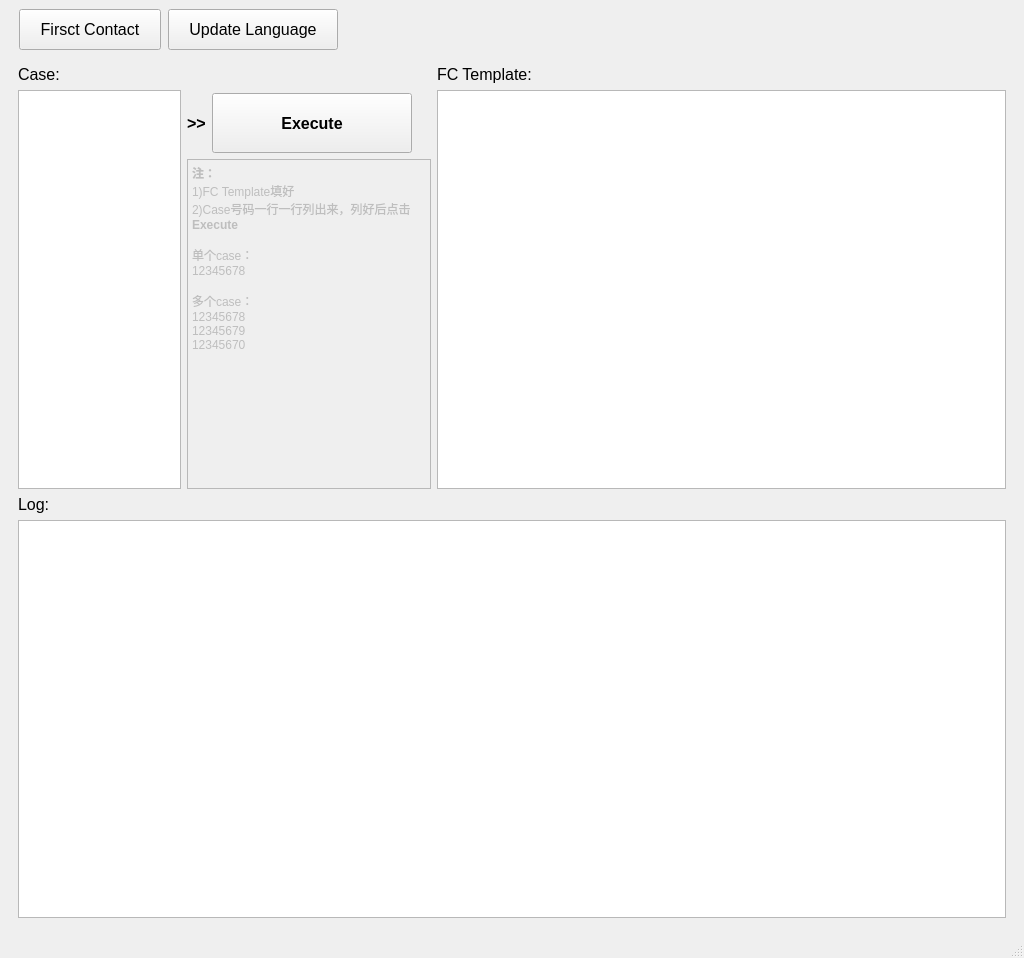
<?xml version="1.0" encoding="UTF-8"?>
<ui version="4.0">
 <class>MainWindow</class>
 <widget class="QMainWindow" name="MainWindow">
  <property name="geometry">
   <rect>
    <x>0</x>
    <y>0</y>
    <width>1024</width>
    <height>958</height>
   </rect>
  </property>
  <property name="windowTitle">
   <string>SFTool 2.2</string>
  </property>
  <widget class="QWidget" name="centralwidget">
   <layout class="QGridLayout" name="gridLayout" rowstretch="1,12">
    <item row="1" column="0">
     <layout class="QHBoxLayout" name="layout_page">
      <item>
       <widget class="QStackedWidget" name="stackedWidget">
        <property name="currentIndex">
         <number>0</number>
        </property>
        <widget class="QWidget" name="page_fc">
         <layout class="QVBoxLayout" name="verticalLayout">
          <item>
           <layout class="QHBoxLayout" name="layout_case_area" stretch="2,3,7">
            <item>
             <layout class="QVBoxLayout" name="layout_caselist">
              <item>
               <widget class="QLabel" name="label_5">
                <property name="font">
                 <font>
                  <pointsize>12</pointsize>
                  <weight>50</weight>
                  <bold>false</bold>
                  <underline>false</underline>
                  <strikeout>false</strikeout>
                  <kerning>true</kerning>
                 </font>
                </property>
                <property name="text">
                 <string>Case:</string>
                </property>
               </widget>
              </item>
              <item>
               <widget class="QPlainTextEdit" name="caselist"/>
              </item>
             </layout>
            </item>
            <item>
             <layout class="QVBoxLayout" name="layout_execute">
              <property name="topMargin">
               <number>28</number>
              </property>
              <item>
               <layout class="QHBoxLayout" name="horizontalLayout_3">
                <item>
                 <widget class="QLabel" name="label_7">
                  <property name="font">
                   <font>
                    <pointsize>12</pointsize>
                    <weight>75</weight>
                    <bold>true</bold>
                   </font>
                  </property>
                  <property name="text">
                   <string>&gt;&gt;</string>
                  </property>
                 </widget>
                </item>
                <item>
                 <widget class="QPushButton" name="executeButton">
                  <property name="minimumSize">
                   <size>
                    <width>200</width>
                    <height>60</height>
                   </size>
                  </property>
                  <property name="font">
                   <font>
                    <pointsize>12</pointsize>
                    <weight>75</weight>
                    <bold>true</bold>
                   </font>
                  </property>
                  <property name="styleSheet">
                   <string notr="true"/>
                  </property>
                  <property name="text">
                   <string>Execute</string>
                  </property>
                 </widget>
                </item>
                <item>
                 <spacer name="horizontalSpacer_2">
                  <property name="orientation">
                   <enum>Qt::Horizontal</enum>
                  </property>
                  <property name="sizeHint" stdset="0">
                   <size>
                    <width>40</width>
                    <height>20</height>
                   </size>
                  </property>
                 </spacer>
                </item>
               </layout>
              </item>
              <item>
               <widget class="QTextBrowser" name="textBrowser_2">
                <property name="enabled">
                 <bool>false</bool>
                </property>
                <property name="html">
                 <string>&lt;!DOCTYPE HTML PUBLIC &quot;-//W3C//DTD HTML 4.0//EN&quot; &quot;http://www.w3.org/TR/REC-html40/strict.dtd&quot;&gt;
&lt;html&gt;&lt;head&gt;&lt;meta name=&quot;qrichtext&quot; content=&quot;1&quot; /&gt;&lt;style type=&quot;text/css&quot;&gt;
p, li { white-space: pre-wrap; }
&lt;/style&gt;&lt;/head&gt;&lt;body style=&quot; font-family:'MS Shell Dlg 2'; font-size:8.25pt; font-weight:400; font-style:normal;&quot;&gt;
&lt;p style=&quot; margin-top:0px; margin-bottom:0px; margin-left:0px; margin-right:0px; -qt-block-indent:0; text-indent:0px;&quot;&gt;&lt;span style=&quot; font-family:'SimSun'; font-size:9pt; font-weight:600;&quot;&gt;注：&lt;/span&gt;&lt;/p&gt;
&lt;p style=&quot; margin-top:0px; margin-bottom:0px; margin-left:0px; margin-right:0px; -qt-block-indent:0; text-indent:0px;&quot;&gt;&lt;span style=&quot; font-family:'SimSun'; font-size:9pt;&quot;&gt;1)FC Template填好 &lt;/span&gt;&lt;/p&gt;
&lt;p style=&quot; margin-top:0px; margin-bottom:0px; margin-left:0px; margin-right:0px; -qt-block-indent:0; text-indent:0px;&quot;&gt;&lt;span style=&quot; font-family:'SimSun'; font-size:9pt;&quot;&gt;2)Case号码一行一行列出来，列好后点击 &lt;/span&gt;&lt;span style=&quot; font-family:'SimSun'; font-size:9pt; font-weight:600;&quot;&gt;Execute&lt;/span&gt;&lt;/p&gt;
&lt;p style=&quot;-qt-paragraph-type:empty; margin-top:0px; margin-bottom:0px; margin-left:0px; margin-right:0px; -qt-block-indent:0; text-indent:0px; font-family:'SimSun'; font-size:9pt; font-weight:600;&quot;&gt;&lt;br /&gt;&lt;/p&gt;
&lt;p style=&quot; margin-top:0px; margin-bottom:0px; margin-left:0px; margin-right:0px; -qt-block-indent:0; text-indent:0px;&quot;&gt;&lt;span style=&quot; font-family:'SimSun'; font-size:9pt;&quot;&gt;单个case：&lt;/span&gt;&lt;/p&gt;
&lt;p style=&quot; margin-top:0px; margin-bottom:0px; margin-left:0px; margin-right:0px; -qt-block-indent:0; text-indent:0px;&quot;&gt;&lt;span style=&quot; font-family:'SimSun'; font-size:9pt;&quot;&gt;12345678&lt;/span&gt;&lt;/p&gt;
&lt;p style=&quot;-qt-paragraph-type:empty; margin-top:0px; margin-bottom:0px; margin-left:0px; margin-right:0px; -qt-block-indent:0; text-indent:0px; font-family:'SimSun'; font-size:9pt;&quot;&gt;&lt;br /&gt;&lt;/p&gt;
&lt;p style=&quot; margin-top:0px; margin-bottom:0px; margin-left:0px; margin-right:0px; -qt-block-indent:0; text-indent:0px;&quot;&gt;&lt;span style=&quot; font-family:'SimSun'; font-size:9pt;&quot;&gt;多个case：&lt;/span&gt;&lt;/p&gt;
&lt;p style=&quot; margin-top:0px; margin-bottom:0px; margin-left:0px; margin-right:0px; -qt-block-indent:0; text-indent:0px;&quot;&gt;&lt;span style=&quot; font-family:'SimSun'; font-size:9pt;&quot;&gt;12345678&lt;/span&gt;&lt;/p&gt;
&lt;p style=&quot; margin-top:0px; margin-bottom:0px; margin-left:0px; margin-right:0px; -qt-block-indent:0; text-indent:0px;&quot;&gt;&lt;span style=&quot; font-family:'SimSun'; font-size:9pt;&quot;&gt;12345679&lt;/span&gt;&lt;/p&gt;
&lt;p style=&quot; margin-top:0px; margin-bottom:0px; margin-left:0px; margin-right:0px; -qt-block-indent:0; text-indent:0px;&quot;&gt;&lt;span style=&quot; font-family:'SimSun'; font-size:9pt;&quot;&gt;12345670&lt;/span&gt;&lt;/p&gt;&lt;/body&gt;&lt;/html&gt;</string>
                </property>
               </widget>
              </item>
             </layout>
            </item>
            <item>
             <layout class="QVBoxLayout" name="layout_fc_template">
              <item>
               <widget class="QLabel" name="label_6">
                <property name="font">
                 <font>
                  <pointsize>12</pointsize>
                  <weight>50</weight>
                  <bold>false</bold>
                 </font>
                </property>
                <property name="text">
                 <string>FC Template:</string>
                </property>
               </widget>
              </item>
              <item>
               <widget class="QPlainTextEdit" name="fctemplate"/>
              </item>
             </layout>
            </item>
           </layout>
          </item>
          <item>
           <layout class="QVBoxLayout" name="layout_log">
            <item>
             <widget class="QLabel" name="label_4">
              <property name="font">
               <font>
                <pointsize>12</pointsize>
               </font>
              </property>
              <property name="text">
               <string>Log:</string>
              </property>
             </widget>
            </item>
            <item>
             <widget class="QTextBrowser" name="log"/>
            </item>
           </layout>
          </item>
         </layout>
        </widget>
        <widget class="QWidget" name="page_lang">
         <layout class="QVBoxLayout" name="verticalLayout_2">
          <item>
           <layout class="QHBoxLayout" name="layout_case_area_2" stretch="0,0">
            <item>
             <layout class="QVBoxLayout" name="layout_caselist_2">
              <item>
               <widget class="QLabel" name="label_9">
                <property name="sizePolicy">
                 <sizepolicy hsizetype="Preferred" vsizetype="Fixed">
                  <horstretch>0</horstretch>
                  <verstretch>0</verstretch>
                 </sizepolicy>
                </property>
                <property name="minimumSize">
                 <size>
                  <width>0</width>
                  <height>30</height>
                 </size>
                </property>
                <property name="font">
                 <font>
                  <pointsize>12</pointsize>
                  <weight>50</weight>
                  <bold>false</bold>
                  <underline>false</underline>
                  <strikeout>false</strikeout>
                  <kerning>true</kerning>
                 </font>
                </property>
                <property name="text">
                 <string>Case:</string>
                </property>
               </widget>
              </item>
              <item>
               <widget class="QPlainTextEdit" name="caselist_lang"/>
              </item>
             </layout>
            </item>
            <item>
             <layout class="QVBoxLayout" name="layout_lang_area">
              <property name="leftMargin">
               <number>5</number>
              </property>
              <item>
               <layout class="QHBoxLayout" name="horizontalLayout_4">
                <item>
                 <widget class="QLabel" name="label_8">
                  <property name="font">
                   <font>
                    <pointsize>10</pointsize>
                    <weight>75</weight>
                    <bold>true</bold>
                   </font>
                  </property>
                  <property name="text">
                   <string>Target Language:</string>
                  </property>
                 </widget>
                </item>
                <item>
                 <widget class="QComboBox" name="combo_target_lang">
                  <property name="sizePolicy">
                   <sizepolicy hsizetype="Preferred" vsizetype="Fixed">
                    <horstretch>0</horstretch>
                    <verstretch>0</verstretch>
                   </sizepolicy>
                  </property>
                  <property name="minimumSize">
                   <size>
                    <width>200</width>
                    <height>30</height>
                   </size>
                  </property>
                  <property name="font">
                   <font>
                    <pointsize>10</pointsize>
                   </font>
                  </property>
                  <property name="currentIndex">
                   <number>0</number>
                  </property>
                  <item>
                   <property name="text">
                    <string>Simplified Chinese</string>
                   </property>
                  </item>
                  <item>
                   <property name="text">
                    <string>Traditional Chinese</string>
                   </property>
                  </item>
                  <item>
                   <property name="text">
                    <string>Korean</string>
                   </property>
                  </item>
                  <item>
                   <property name="text">
                    <string>Japanese</string>
                   </property>
                  </item>
                  <item>
                   <property name="text">
                    <string>English</string>
                   </property>
                  </item>
                 </widget>
                </item>
                <item>
                 <widget class="QPushButton" name="btn_update_lang">
                  <property name="minimumSize">
                   <size>
                    <width>200</width>
                    <height>30</height>
                   </size>
                  </property>
                  <property name="font">
                   <font>
                    <pointsize>12</pointsize>
                    <weight>75</weight>
                    <bold>true</bold>
                   </font>
                  </property>
                  <property name="styleSheet">
                   <string notr="true"/>
                  </property>
                  <property name="text">
                   <string>Update Language</string>
                  </property>
                 </widget>
                </item>
                <item>
                 <spacer name="horizontalSpacer_4">
                  <property name="orientation">
                   <enum>Qt::Horizontal</enum>
                  </property>
                  <property name="sizeHint" stdset="0">
                   <size>
                    <width>40</width>
                    <height>20</height>
                   </size>
                  </property>
                 </spacer>
                </item>
               </layout>
              </item>
              <item>
               <spacer name="verticalSpacer">
                <property name="orientation">
                 <enum>Qt::Vertical</enum>
                </property>
                <property name="sizeHint" stdset="0">
                 <size>
                  <width>20</width>
                  <height>40</height>
                 </size>
                </property>
               </spacer>
              </item>
              <item>
               <widget class="QTextBrowser" name="textBrowser_3">
                <property name="enabled">
                 <bool>false</bool>
                </property>
                <property name="html">
                 <string>&lt;!DOCTYPE HTML PUBLIC &quot;-//W3C//DTD HTML 4.0//EN&quot; &quot;http://www.w3.org/TR/REC-html40/strict.dtd&quot;&gt;
&lt;html&gt;&lt;head&gt;&lt;meta name=&quot;qrichtext&quot; content=&quot;1&quot; /&gt;&lt;style type=&quot;text/css&quot;&gt;
p, li { white-space: pre-wrap; }
&lt;/style&gt;&lt;/head&gt;&lt;body style=&quot; font-family:'MS Shell Dlg 2'; font-size:8.25pt; font-weight:400; font-style:normal;&quot;&gt;
&lt;p style=&quot; margin-top:0px; margin-bottom:0px; margin-left:0px; margin-right:0px; -qt-block-indent:0; text-indent:0px;&quot;&gt;&lt;span style=&quot; font-family:'SimSun'; font-size:9pt; font-weight:600;&quot;&gt;注：&lt;/span&gt;&lt;/p&gt;
&lt;p style=&quot; margin-top:0px; margin-bottom:0px; margin-left:0px; margin-right:0px; -qt-block-indent:0; text-indent:0px;&quot;&gt;&lt;span style=&quot; font-family:'SimSun'; font-size:9pt;&quot;&gt;1)Case号码一行一行列出来 &amp;gt; 选择 Target Language &amp;gt; 点击 &lt;/span&gt;&lt;span style=&quot; font-family:'SimSun'; font-size:9pt; font-weight:600;&quot;&gt;Update Language&lt;/span&gt;&lt;/p&gt;
&lt;p style=&quot;-qt-paragraph-type:empty; margin-top:0px; margin-bottom:0px; margin-left:0px; margin-right:0px; -qt-block-indent:0; text-indent:0px; font-family:'SimSun'; font-size:9pt; font-weight:600;&quot;&gt;&lt;br /&gt;&lt;/p&gt;
&lt;p style=&quot; margin-top:0px; margin-bottom:0px; margin-left:0px; margin-right:0px; -qt-block-indent:0; text-indent:0px;&quot;&gt;&lt;span style=&quot; font-family:'SimSun'; font-size:9pt;&quot;&gt;单个case：&lt;/span&gt;&lt;/p&gt;
&lt;p style=&quot; margin-top:0px; margin-bottom:0px; margin-left:0px; margin-right:0px; -qt-block-indent:0; text-indent:0px;&quot;&gt;&lt;span style=&quot; font-family:'SimSun'; font-size:9pt;&quot;&gt;12345678&lt;/span&gt;&lt;/p&gt;
&lt;p style=&quot;-qt-paragraph-type:empty; margin-top:0px; margin-bottom:0px; margin-left:0px; margin-right:0px; -qt-block-indent:0; text-indent:0px; font-family:'SimSun'; font-size:9pt;&quot;&gt;&lt;br /&gt;&lt;/p&gt;
&lt;p style=&quot; margin-top:0px; margin-bottom:0px; margin-left:0px; margin-right:0px; -qt-block-indent:0; text-indent:0px;&quot;&gt;&lt;span style=&quot; font-family:'SimSun'; font-size:9pt;&quot;&gt;多个case：&lt;/span&gt;&lt;/p&gt;
&lt;p style=&quot; margin-top:0px; margin-bottom:0px; margin-left:0px; margin-right:0px; -qt-block-indent:0; text-indent:0px;&quot;&gt;&lt;span style=&quot; font-family:'SimSun'; font-size:9pt;&quot;&gt;12345678&lt;/span&gt;&lt;/p&gt;
&lt;p style=&quot; margin-top:0px; margin-bottom:0px; margin-left:0px; margin-right:0px; -qt-block-indent:0; text-indent:0px;&quot;&gt;&lt;span style=&quot; font-family:'SimSun'; font-size:9pt;&quot;&gt;12345679&lt;/span&gt;&lt;/p&gt;
&lt;p style=&quot; margin-top:0px; margin-bottom:0px; margin-left:0px; margin-right:0px; -qt-block-indent:0; text-indent:0px;&quot;&gt;&lt;span style=&quot; font-family:'SimSun'; font-size:9pt;&quot;&gt;12345670&lt;/span&gt;&lt;/p&gt;&lt;/body&gt;&lt;/html&gt;</string>
                </property>
               </widget>
              </item>
             </layout>
            </item>
           </layout>
          </item>
          <item>
           <layout class="QVBoxLayout" name="layout_log_lang">
            <item>
             <widget class="QLabel" name="label_10">
              <property name="font">
               <font>
                <pointsize>12</pointsize>
               </font>
              </property>
              <property name="text">
               <string>Log:</string>
              </property>
             </widget>
            </item>
            <item>
             <widget class="QTextBrowser" name="log_lang"/>
            </item>
           </layout>
          </item>
         </layout>
        </widget>
       </widget>
      </item>
     </layout>
    </item>
    <item row="0" column="0">
     <layout class="QHBoxLayout" name="layout_menu">
      <property name="spacing">
       <number>7</number>
      </property>
      <property name="leftMargin">
       <number>10</number>
      </property>
      <item>
       <widget class="QPushButton" name="btn_fc">
        <property name="sizePolicy">
         <sizepolicy hsizetype="Minimum" vsizetype="Fixed">
          <horstretch>0</horstretch>
          <verstretch>0</verstretch>
         </sizepolicy>
        </property>
        <property name="font">
         <font>
          <pointsize>12</pointsize>
         </font>
        </property>
        <property name="styleSheet">
         <string notr="true">padding: 10px 20px;</string>
        </property>
        <property name="text">
         <string>Firsct Contact</string>
        </property>
       </widget>
      </item>
      <item>
       <widget class="QPushButton" name="btn_lang">
        <property name="sizePolicy">
         <sizepolicy hsizetype="Minimum" vsizetype="Fixed">
          <horstretch>0</horstretch>
          <verstretch>0</verstretch>
         </sizepolicy>
        </property>
        <property name="font">
         <font>
          <pointsize>12</pointsize>
         </font>
        </property>
        <property name="styleSheet">
         <string notr="true">padding: 10px 20px;</string>
        </property>
        <property name="text">
         <string>Update Language</string>
        </property>
       </widget>
      </item>
      <item>
       <spacer name="horizontalSpacer">
        <property name="orientation">
         <enum>Qt::Horizontal</enum>
        </property>
        <property name="sizeHint" stdset="0">
         <size>
          <width>40</width>
          <height>20</height>
         </size>
        </property>
       </spacer>
      </item>
     </layout>
    </item>
   </layout>
  </widget>
  <widget class="QMenuBar" name="menubar">
   <property name="geometry">
    <rect>
     <x>0</x>
     <y>0</y>
     <width>1024</width>
     <height>21</height>
    </rect>
   </property>
  </widget>
  <widget class="QStatusBar" name="statusbar"/>
 </widget>
 <resources/>
 <connections/>
</ui>
